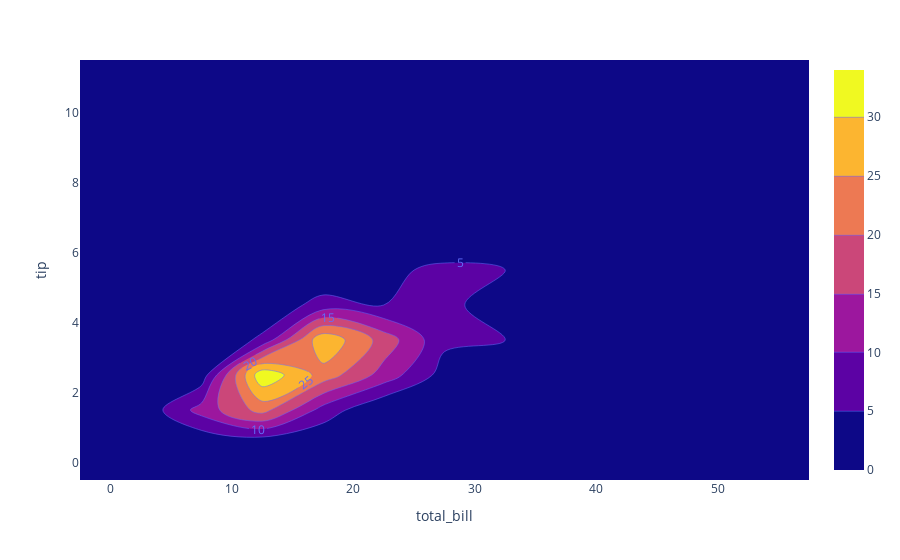

The cell this chart's notebook holds for it:
### Code cell
fig = px.density_contour(df, x="total_bill", y="tip")
fig.update_traces(contours_coloring="fill", contours_showlabels = True)
fig.show()

### Figure 1 — Plotly figure (JSON) as saved in the notebook; plotly's stock layout.template omitted (floating-point values rounded to 4 significant figures; data arrays with more than 128 entries replaced by an {"elided": "..."} marker saying what was removed)
{"data": [{"contours": {"coloring": "fill", "showlabels": true}, "hoverlabel": {"namelength": 0}, "hovertemplate": "total_bill=%{x}<br>tip=%{y}<br>count=%{z}", "legendgroup": "", "line": {"color": "#636efa"}, "name": "", "showlegend": false, "type": "histogram2dcontour", "x": {"elided": "244 float values"}, "xaxis": "x", "xbingroup": "x", "y": {"elided": "244 float values"}, "yaxis": "y", "ybingroup": "y"}], "layout": {"legend": {"tracegroupgap": 0}, "margin": {"t": 60}, "xaxis": {"anchor": "y", "domain": [0, 1], "title": {"text": "total_bill"}}, "yaxis": {"anchor": "x", "domain": [0, 1], "title": {"text": "tip"}}}}
